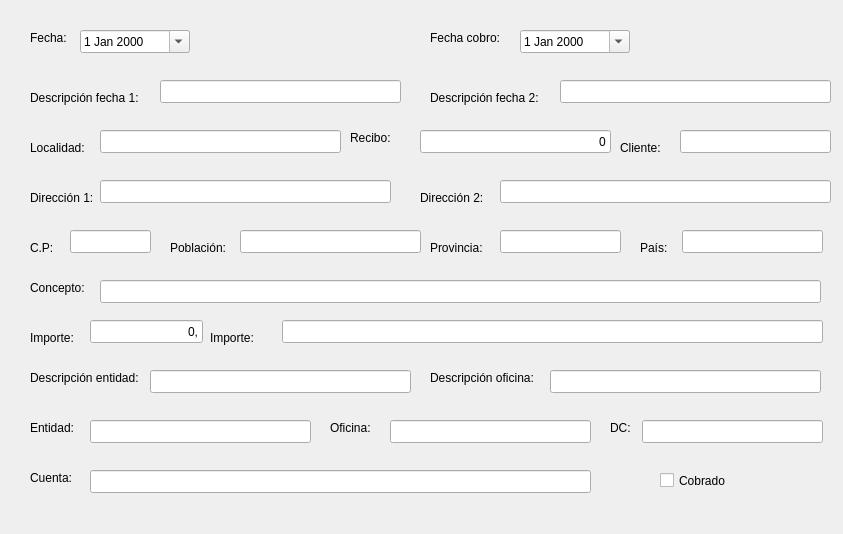
<?xml version="1.0" encoding="UTF-8"?>
<ui version="4.0">
 <class>FrmRecibos</class>
 <widget class="QDialog" name="FrmRecibos">
  <property name="geometry">
   <rect>
    <x>0</x>
    <y>0</y>
    <width>843</width>
    <height>534</height>
   </rect>
  </property>
  <property name="windowTitle">
   <string>Dialog</string>
  </property>
  <widget class="QLabel" name="label">
   <property name="geometry">
    <rect>
     <x>30</x>
     <y>30</y>
     <width>54</width>
     <height>15</height>
    </rect>
   </property>
   <property name="text">
    <string>Fecha:</string>
   </property>
  </widget>
  <widget class="QLabel" name="label_2">
   <property name="geometry">
    <rect>
     <x>430</x>
     <y>30</y>
     <width>81</width>
     <height>16</height>
    </rect>
   </property>
   <property name="text">
    <string>Fecha cobro:</string>
   </property>
  </widget>
  <widget class="QDateEdit" name="txtdFecha">
   <property name="geometry">
    <rect>
     <x>80</x>
     <y>30</y>
     <width>110</width>
     <height>23</height>
    </rect>
   </property>
   <property name="calendarPopup">
    <bool>true</bool>
   </property>
  </widget>
  <widget class="QDateEdit" name="txtdFechaCobro">
   <property name="geometry">
    <rect>
     <x>520</x>
     <y>30</y>
     <width>110</width>
     <height>23</height>
    </rect>
   </property>
   <property name="calendarPopup">
    <bool>true</bool>
   </property>
  </widget>
  <widget class="QLabel" name="label_3">
   <property name="geometry">
    <rect>
     <x>30</x>
     <y>90</y>
     <width>121</width>
     <height>16</height>
    </rect>
   </property>
   <property name="text">
    <string>Descripción fecha 1:</string>
   </property>
  </widget>
  <widget class="QLabel" name="label_4">
   <property name="geometry">
    <rect>
     <x>430</x>
     <y>90</y>
     <width>121</width>
     <height>16</height>
    </rect>
   </property>
   <property name="text">
    <string>Descripción fecha 2:</string>
   </property>
  </widget>
  <widget class="QLineEdit" name="txtcDescripcionFecha1">
   <property name="geometry">
    <rect>
     <x>160</x>
     <y>80</y>
     <width>241</width>
     <height>23</height>
    </rect>
   </property>
  </widget>
  <widget class="QLineEdit" name="txtcDescripcionFecha2">
   <property name="geometry">
    <rect>
     <x>560</x>
     <y>80</y>
     <width>271</width>
     <height>23</height>
    </rect>
   </property>
  </widget>
  <widget class="QLabel" name="label_5">
   <property name="geometry">
    <rect>
     <x>30</x>
     <y>140</y>
     <width>71</width>
     <height>16</height>
    </rect>
   </property>
   <property name="text">
    <string>Localidad:</string>
   </property>
  </widget>
  <widget class="QLabel" name="label_6">
   <property name="geometry">
    <rect>
     <x>350</x>
     <y>130</y>
     <width>54</width>
     <height>15</height>
    </rect>
   </property>
   <property name="text">
    <string>Recibo:</string>
   </property>
  </widget>
  <widget class="QLabel" name="label_7">
   <property name="geometry">
    <rect>
     <x>620</x>
     <y>140</y>
     <width>54</width>
     <height>15</height>
    </rect>
   </property>
   <property name="text">
    <string>Cliente:</string>
   </property>
  </widget>
  <widget class="QLineEdit" name="txtcLocalidad">
   <property name="geometry">
    <rect>
     <x>100</x>
     <y>130</y>
     <width>241</width>
     <height>23</height>
    </rect>
   </property>
  </widget>
  <widget class="QLineEdit" name="txtnRecibo">
   <property name="geometry">
    <rect>
     <x>420</x>
     <y>130</y>
     <width>191</width>
     <height>23</height>
    </rect>
   </property>
   <property name="text">
    <string>0</string>
   </property>
   <property name="alignment">
    <set>Qt::AlignRight|Qt::AlignTrailing|Qt::AlignVCenter</set>
   </property>
  </widget>
  <widget class="QLineEdit" name="txtcCliente">
   <property name="geometry">
    <rect>
     <x>680</x>
     <y>130</y>
     <width>151</width>
     <height>23</height>
    </rect>
   </property>
  </widget>
  <widget class="QLabel" name="label_8">
   <property name="geometry">
    <rect>
     <x>30</x>
     <y>190</y>
     <width>71</width>
     <height>16</height>
    </rect>
   </property>
   <property name="text">
    <string>Dirección 1:</string>
   </property>
  </widget>
  <widget class="QLabel" name="label_9">
   <property name="geometry">
    <rect>
     <x>420</x>
     <y>190</y>
     <width>71</width>
     <height>16</height>
    </rect>
   </property>
   <property name="text">
    <string>Dirección 2:</string>
   </property>
  </widget>
  <widget class="QLineEdit" name="txtcDireccion1">
   <property name="geometry">
    <rect>
     <x>100</x>
     <y>180</y>
     <width>291</width>
     <height>23</height>
    </rect>
   </property>
  </widget>
  <widget class="QLineEdit" name="txtcDireccion2">
   <property name="geometry">
    <rect>
     <x>500</x>
     <y>180</y>
     <width>331</width>
     <height>23</height>
    </rect>
   </property>
  </widget>
  <widget class="QLineEdit" name="txtcCp">
   <property name="geometry">
    <rect>
     <x>70</x>
     <y>230</y>
     <width>81</width>
     <height>23</height>
    </rect>
   </property>
  </widget>
  <widget class="QLineEdit" name="txtcPoblacion">
   <property name="geometry">
    <rect>
     <x>240</x>
     <y>230</y>
     <width>181</width>
     <height>23</height>
    </rect>
   </property>
  </widget>
  <widget class="QLineEdit" name="txtcProvincia">
   <property name="geometry">
    <rect>
     <x>500</x>
     <y>230</y>
     <width>121</width>
     <height>23</height>
    </rect>
   </property>
  </widget>
  <widget class="QLineEdit" name="txtcPais">
   <property name="geometry">
    <rect>
     <x>682</x>
     <y>230</y>
     <width>141</width>
     <height>23</height>
    </rect>
   </property>
  </widget>
  <widget class="QLabel" name="label_10">
   <property name="geometry">
    <rect>
     <x>30</x>
     <y>240</y>
     <width>31</width>
     <height>16</height>
    </rect>
   </property>
   <property name="text">
    <string>C.P:</string>
   </property>
  </widget>
  <widget class="QLabel" name="label_11">
   <property name="geometry">
    <rect>
     <x>170</x>
     <y>240</y>
     <width>71</width>
     <height>16</height>
    </rect>
   </property>
   <property name="text">
    <string>Población:</string>
   </property>
  </widget>
  <widget class="QLabel" name="label_12">
   <property name="geometry">
    <rect>
     <x>430</x>
     <y>240</y>
     <width>54</width>
     <height>15</height>
    </rect>
   </property>
   <property name="text">
    <string>Provincia:</string>
   </property>
  </widget>
  <widget class="QLabel" name="label_13">
   <property name="geometry">
    <rect>
     <x>640</x>
     <y>240</y>
     <width>31</width>
     <height>16</height>
    </rect>
   </property>
   <property name="text">
    <string>País:</string>
   </property>
  </widget>
  <widget class="QLabel" name="label_14">
   <property name="geometry">
    <rect>
     <x>30</x>
     <y>280</y>
     <width>61</width>
     <height>16</height>
    </rect>
   </property>
   <property name="text">
    <string>Concepto:</string>
   </property>
  </widget>
  <widget class="QLabel" name="label_15">
   <property name="geometry">
    <rect>
     <x>30</x>
     <y>330</y>
     <width>51</width>
     <height>16</height>
    </rect>
   </property>
   <property name="text">
    <string>Importe:</string>
   </property>
  </widget>
  <widget class="QLineEdit" name="txtcConcepto">
   <property name="geometry">
    <rect>
     <x>100</x>
     <y>280</y>
     <width>721</width>
     <height>23</height>
    </rect>
   </property>
  </widget>
  <widget class="QLineEdit" name="txtrImporte">
   <property name="geometry">
    <rect>
     <x>90</x>
     <y>320</y>
     <width>113</width>
     <height>23</height>
    </rect>
   </property>
   <property name="text">
    <string>0,</string>
   </property>
   <property name="alignment">
    <set>Qt::AlignRight|Qt::AlignTrailing|Qt::AlignVCenter</set>
   </property>
  </widget>
  <widget class="QLineEdit" name="txtcImporte">
   <property name="geometry">
    <rect>
     <x>282</x>
     <y>320</y>
     <width>541</width>
     <height>23</height>
    </rect>
   </property>
  </widget>
  <widget class="QLabel" name="label_16">
   <property name="geometry">
    <rect>
     <x>210</x>
     <y>330</y>
     <width>54</width>
     <height>15</height>
    </rect>
   </property>
   <property name="text">
    <string>Importe:</string>
   </property>
  </widget>
  <widget class="QLabel" name="label_17">
   <property name="geometry">
    <rect>
     <x>30</x>
     <y>370</y>
     <width>121</width>
     <height>16</height>
    </rect>
   </property>
   <property name="text">
    <string>Descripción entidad:</string>
   </property>
  </widget>
  <widget class="QLabel" name="label_18">
   <property name="geometry">
    <rect>
     <x>430</x>
     <y>370</y>
     <width>121</width>
     <height>16</height>
    </rect>
   </property>
   <property name="text">
    <string>Descripción oficina:</string>
   </property>
  </widget>
  <widget class="QLineEdit" name="txtcDescripcionEntidad">
   <property name="geometry">
    <rect>
     <x>150</x>
     <y>370</y>
     <width>261</width>
     <height>23</height>
    </rect>
   </property>
  </widget>
  <widget class="QLineEdit" name="txtcDescripcionOficina">
   <property name="geometry">
    <rect>
     <x>550</x>
     <y>370</y>
     <width>271</width>
     <height>23</height>
    </rect>
   </property>
  </widget>
  <widget class="QLineEdit" name="txtcEntidad">
   <property name="geometry">
    <rect>
     <x>90</x>
     <y>420</y>
     <width>221</width>
     <height>23</height>
    </rect>
   </property>
  </widget>
  <widget class="QLineEdit" name="txtcOficina">
   <property name="geometry">
    <rect>
     <x>390</x>
     <y>420</y>
     <width>201</width>
     <height>23</height>
    </rect>
   </property>
  </widget>
  <widget class="QLineEdit" name="txtcDC">
   <property name="geometry">
    <rect>
     <x>642</x>
     <y>420</y>
     <width>181</width>
     <height>23</height>
    </rect>
   </property>
  </widget>
  <widget class="QLabel" name="label_19">
   <property name="geometry">
    <rect>
     <x>30</x>
     <y>420</y>
     <width>54</width>
     <height>15</height>
    </rect>
   </property>
   <property name="text">
    <string>Entidad:</string>
   </property>
  </widget>
  <widget class="QLabel" name="label_20">
   <property name="geometry">
    <rect>
     <x>330</x>
     <y>420</y>
     <width>54</width>
     <height>15</height>
    </rect>
   </property>
   <property name="text">
    <string>Oficina:</string>
   </property>
  </widget>
  <widget class="QLabel" name="label_21">
   <property name="geometry">
    <rect>
     <x>610</x>
     <y>420</y>
     <width>21</width>
     <height>16</height>
    </rect>
   </property>
   <property name="text">
    <string>DC:</string>
   </property>
  </widget>
  <widget class="QLabel" name="label_22">
   <property name="geometry">
    <rect>
     <x>30</x>
     <y>470</y>
     <width>54</width>
     <height>15</height>
    </rect>
   </property>
   <property name="text">
    <string>Cuenta:</string>
   </property>
  </widget>
  <widget class="QLineEdit" name="txtcCuenta">
   <property name="geometry">
    <rect>
     <x>90</x>
     <y>470</y>
     <width>501</width>
     <height>23</height>
    </rect>
   </property>
  </widget>
  <widget class="QCheckBox" name="chklCobrado">
   <property name="geometry">
    <rect>
     <x>660</x>
     <y>470</y>
     <width>80</width>
     <height>21</height>
    </rect>
   </property>
   <property name="text">
    <string>Cobrado</string>
   </property>
  </widget>
 </widget>
 <resources/>
 <connections/>
</ui>
